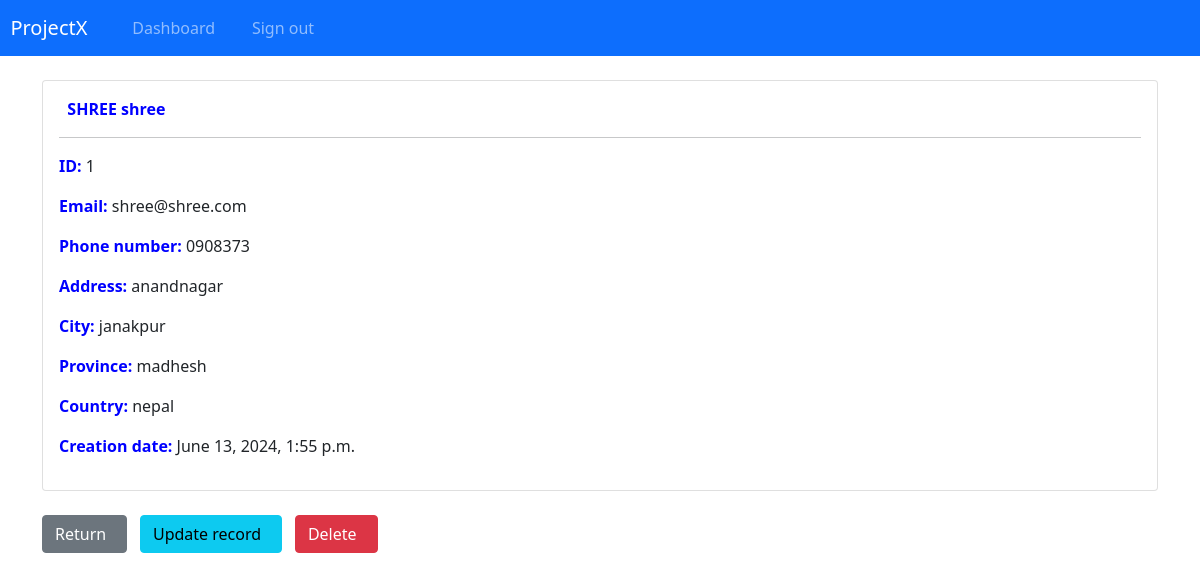
Screenshot of /view-record/1 (signed in) with the database file from the repository.
### webapp/models.py (models this page shows, shortened)
class Record(models.Model):
    creation_date = models.DateTimeField(auto_now_add=True)
    first_name = models.CharField(max_length=100)
    last_name = models.CharField(max_length=100)
    email = models.CharField(max_length=255)
    phone = models.CharField(max_length=20)
    address = models.CharField(max_length=300)
    city = models.CharField(max_length=255)
    province = models.CharField(max_length=200)
    country = models.CharField(max_length=125)

### webapp/views.py (the view)
# urls.py: path('view-record/<int:pk>', views.singular_record, name='view-record'),
@login_required(login_url='my-login')
def singular_record(request, pk):
    all_records = Record.objects.get(id=pk)
    context = {'record':all_records}
    return render(request, 'webapp/view-record.html', context=context)

### webapp/templates/webapp/view-record.html (shortened to what this page needs)
{% extends "webapp/base.html" %}
{% block content %}
<div class="card">
    <div class="card-body">
        <strong>
            {{record.last_name|upper}}
            {{record.first_name}}
        </strong>
        <hr>
        <p> <strong> ID: </strong> {{record.id}} </p>
        <p> <strong> Email: </strong> {{record.email}} </p>
        <p> <strong> Phone number: </strong> {{record.phone}} </p>
        <p> <strong> Address: </strong> {{record.address}} </p>
        <p> <strong> City: </strong> {{record.city}} </p>
        <p> <strong> Province: </strong> {{record.province}} </p>
        <p> <strong> Country: </strong> {{record.country}} </p>
        <p> <strong> Creation date: </strong> {{record.creation_date}} </p>
    </div>
</div>
<br>
<a href="{% url 'dashboard' %}" class="btn btn-secondary"> Return &nbsp;  </a>
<a href="{% url 'update-record' record.id %}" class="btn btn-info"> Update record &nbsp;  </a>
<a href="{% url 'delete-record' record.id %}" class="btn btn-danger"> Delete &nbsp; </a>
{% endblock content %}

### static/css/style.css (style rules this page uses)
strong { color: blue; }

### rows the page displays
Record: last_name "SHREE", first_name "shree", id "1", email "shree@shree.com", phone "0908373", address "anandnagar", city "janakpur", province "madhesh", country "nepal", creation_date "June 13, 2024, 1:55 p.m."
